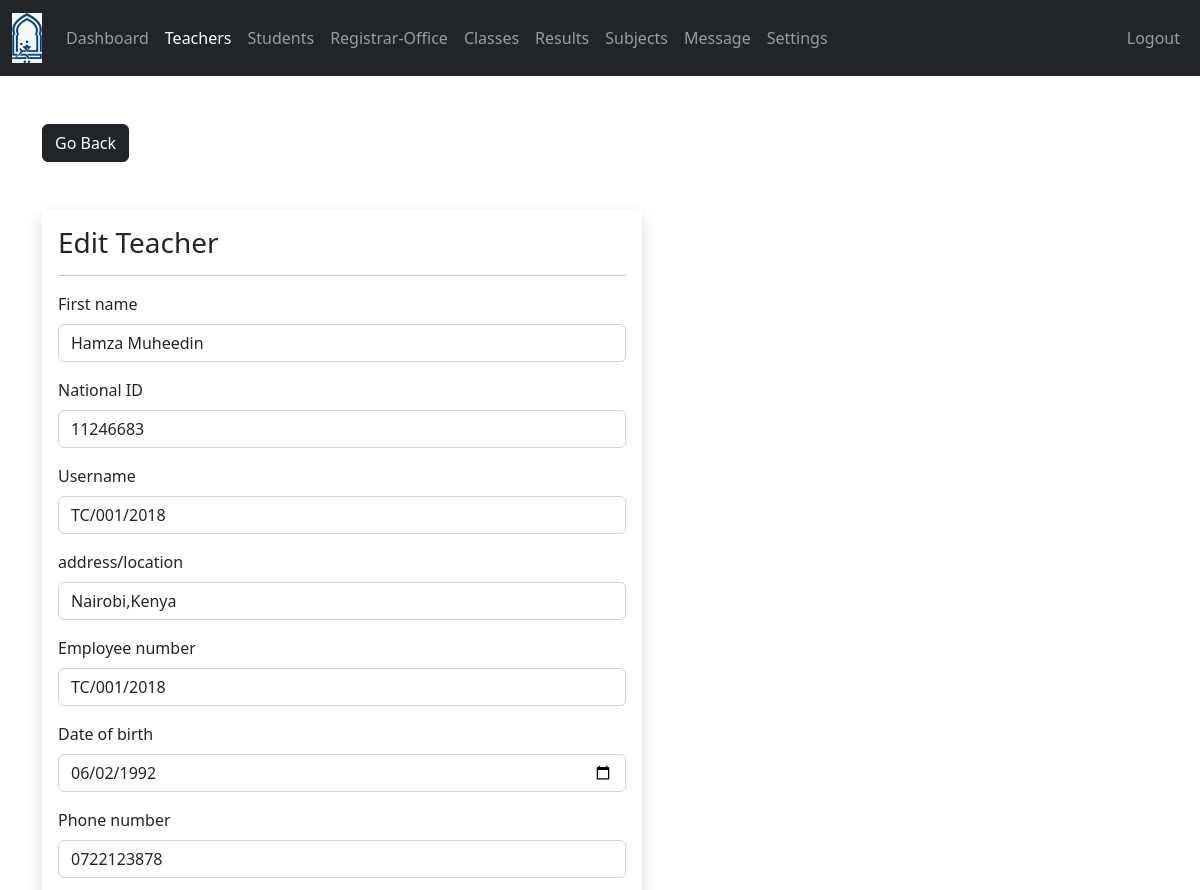
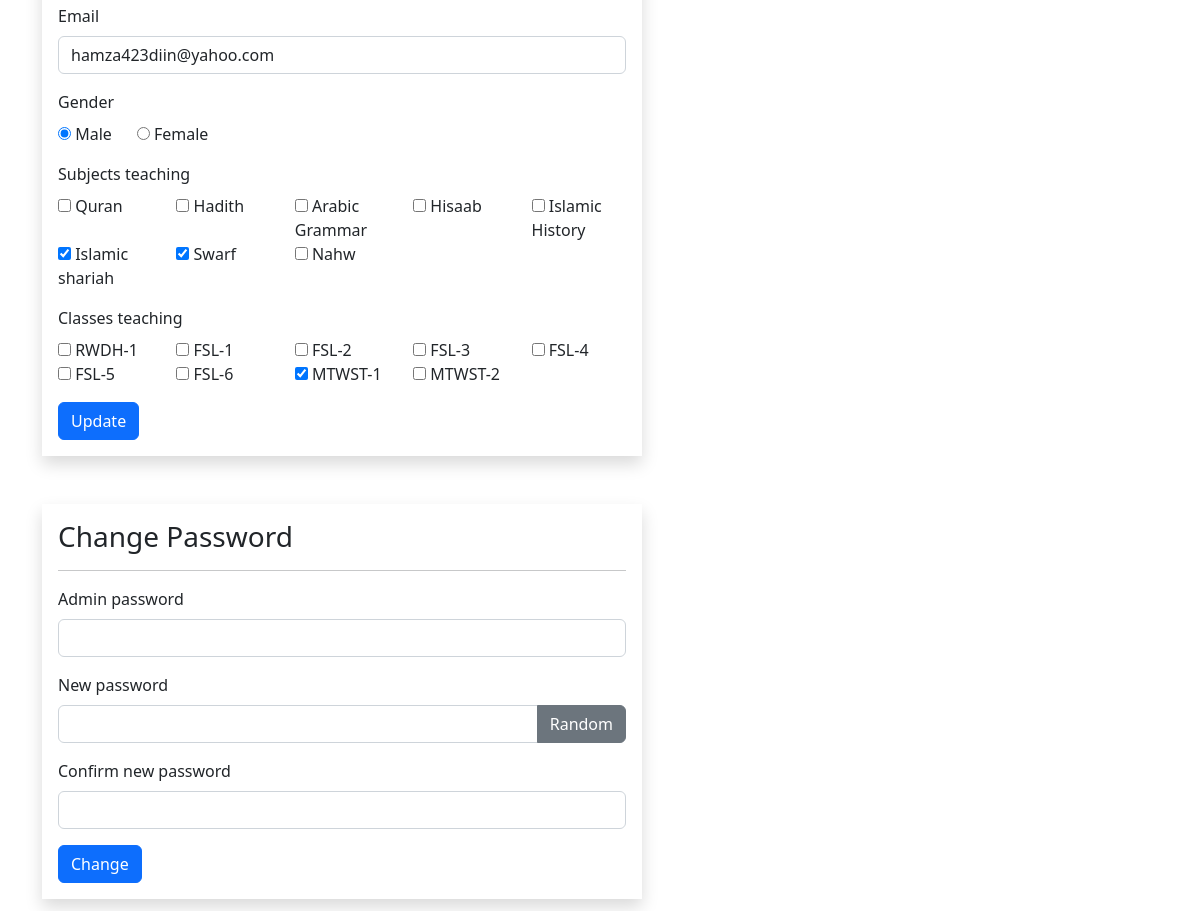
Page /admin/teacher-edit.php?teacher_id=1 (signed in) on the committed database (2 pictures, top to bottom).
### tables this page shows
CREATE TABLE `teachers` (
  `teacher_id` int(11) NOT NULL,
  `username` varchar(127) NOT NULL,
  `password` varchar(255) NOT NULL,
  `grades` varchar(31) NOT NULL,
  `fname` varchar(127) NOT NULL,
  `national_id` varchar(100) DEFAULT NULL,
  `subjects` varchar(31) NOT NULL,
  `address` varchar(50) NOT NULL,
  `employee_number` varchar(50) DEFAULT NULL,
  `date_of_birth` date DEFAULT NULL,
  `phone_number` varchar(31) NOT NULL,
  `gender` varchar(7) NOT NULL,
  `email_address` varchar(255) NOT NULL,
  `date_of_joined` datetime NOT NULL DEFAULT current_timestamp()
);

CREATE TABLE `subjects` (
  `subject_id` int(11) NOT NULL,
  `subject` varchar(31) NOT NULL,
  `subject_code` varchar(31) NOT NULL,
  `grade` varchar(50) NOT NULL
);

CREATE TABLE `grades` (
  `grade_id` int(11) NOT NULL,
  `grade` varchar(31) NOT NULL,
  `grade_code` varchar(7) NOT NULL
);

### admin/data/teacher.php (called while the page is built, shortened)
<?php
function getTeacherById($teacher_id, $conn){
   $sql = "SELECT * FROM teachers
           WHERE teacher_id=?";
   $stmt = $conn->prepare($sql);
   $stmt->execute([$teacher_id]);
   if ($stmt->rowCount() == 1) {
     $teacher = $stmt->fetch();
     return $teacher;
   }else {
    return 0;
   }
}

### admin/data/subject.php (called while the page is built, shortened)
<?php
function getAllSubjects($conn){
   $sql = "SELECT * FROM subjects";
   $stmt = $conn->prepare($sql);
   $stmt->execute();
   if ($stmt->rowCount() >= 1) {
     $subjects = $stmt->fetchAll();
     return $subjects;
   }else {
   	return 0;
   }
}
 ?>

### admin/data/grade.php (called while the page is built, shortened)
<?php
function getAllGrades($conn){
   $sql = "SELECT * FROM grades";
   $stmt = $conn->prepare($sql);
   $stmt->execute();
   if ($stmt->rowCount() >= 1) {
     $grades = $stmt->fetchAll();
     return $grades;
   }else {
    return 0;
   }
}

### admin/teacher-edit.php (the view, shortened to what this page needs)
<?php
if (isset($_SESSION['admin_id']) &&
    isset($_SESSION['role'])     &&
    isset($_GET['teacher_id'])) {
    if ($_SESSION['role'] == 'Admin') {
       include "../DB_connection.php";
       include "data/subject.php";
       include "data/grade.php";
       include "data/class.php";
       include "data/teacher.php";
       $subjects = getAllSubjects($conn);
       $grades = getAllGrades($conn);
       $teacher_id = $_GET['teacher_id'];
       $teacher = getTeacherById($teacher_id, $conn);
 ?>
<!DOCTYPE html>
<html lang="en">
<head>
	<link rel="stylesheet" href="https://cdn.jsdelivr.net/npm/bootstrap@5.2.0/dist/css/bootstrap.min.css">
	<link rel="stylesheet" href="../css/style.css">
  <link rel="stylesheet" href="https://cdnjs.cloudflare.com/ajax/libs/font-awesome/4.7.0/css/font-awesome.min.css">
</head>
<body>
    <?php
        include "inc/navbar.php";
     ?>
     <div class="container mt-5">
        <a href="teacher.php"
           class="btn btn-dark">Go Back</a>
        <form method="post"
              class="shadow p-3 mt-5 form-w"
              action="req/teacher-edit.php">
        <h3>Edit Teacher</h3><hr>
        <div class="mb-3">
          <label class="form-label">First name</label>
          <input type="text"
                 class="form-control"
                 value="<?=$teacher['fname']?>"
                 name="fname">
        </div>
        <div class="mb-3">
          <label class="form-label">National ID</label>
          <input type="text"
                 class="form-control"
                 value="<?=$teacher['national_id']?>"
                 name="lname">
        </div>
        <div class="mb-3">
          <label class="form-label">Username</label>
          <input type="text"
                 class="form-control"
                 value="<?=$teacher['username']?>"
                 name="username">
        </div>
        <div class="mb-3">
          <label class="form-label">address/location</label>
          <input type="text"
                 class="form-control"
                 value="<?=$teacher['address']?>"
                 name="address">
        </div>
        <div class="mb-3">
          <label class="form-label">Employee number</label>
          <input type="text"
                 class="form-control"
                 value="<?=$teacher['employee_number']?>"
                 name="employee_number">
        </div>
        <div class="mb-3">
          <label class="form-label">Date of birth</label>
          <input type="date"
                 class="form-control"
                 value="<?=$teacher['date_of_birth']?>"
                 name="date_of_birth">
        </div>
        <div class="mb-3">
          <label class="form-label">Phone number</label>
          <input type="text"
                 class="form-control"
                 value="<?=$teacher['phone_number']?>"
                 name="phone_number">
        </div>
        <div class="mb-3">
          <label class="form-label">Email</label>
          <input type="text"
                 class="form-control"
                 value="<?=$teacher['email_address']?>"
                 name="email_address">
        </div>
        <div class="mb-3">
          <label class="form-label">Gender</label><br>
          <input type="radio"
                 value="Male"
                 <?php if($teacher['gender'] == 'Male') echo 'checked';  ?>
                 name="gender"> Male
                 &nbsp;&nbsp;&nbsp;&nbsp;
          <input type="radio"
                 value="Female"
                 <?php if($teacher['gender'] == 'Female') echo 'checked';  ?>
                 name="gender"> Female
        </div>
        <div class="mb-3">
          <label class="form-label">Subjects teaching</label>
          <div class="row row-cols-5">
            <?php
            $subject_ids = str_split(trim($teacher['subjects']));
            foreach ($subjects as $subject){
              $checked =0;
              foreach ($subject_ids as $subject_id ) {
                if ($subject_id == $subject['subject_id']) {
                   $checked =1;
                }
              }
            ?>
            <div class="col">
              <input type="checkbox"
                     name="subjects[]"
                     <?php if($checked) echo "checked"; ?>
                     value="<?=$subject['subject_id']?>">
                     <?=$subject['subject']?>
            </div>
            <?php } ?>
          </div>
        </div>
        <div class="mb-3">
                <label class="form-label">Classes teaching</label>
            <div class="row row-cols-5">
                <?php
                    $grade_ids = str_split(trim($teacher['grades']));
                     foreach ($grades as $grade){
                        $checked = 0;
                        foreach ($grade_ids as $grade_id){
                            if ($grade_id == $grade['grade_id']){
                                $checked = 1;
                            }
                        }
                    ?>
                <div class="col">
                <input type="checkbox" name="grades[]"
                <?php if ($checked) echo "checked"; ?>
                value="<?=$grade['grade_id']?>">
                <?=$grade['grade_code']?>-<?=$grade['grade']?>
                </div>
                <?php } ?>
            </div>
        </div>
      <button type="submit"
              class="btn btn-primary">
              Update</button>
     </form>
     <form method="post"
              class="shadow p-3 my-5 form-w"
              action="req/teacher-change.php"
              id="change_password">
        <h3>Change Password</h3><hr>
       <div class="mb-3">
            <div class="mb-3">
            <label class="form-label">Admin password</label>
                <input type="password"
                       class="form-control"
                       name="admin_pass">
          </div>
            <label class="form-label">New password </label>
            <div class="input-group mb-3">
                <input type="text"
                       class="form-control"
                       name="new_pass"
                       id="passInput">
                <button class="btn btn-secondary"
                        id="gBtn">
                        Random</button>
            </div>
          </div>
          <div class="mb-3">
            <label class="form-label">Confirm new password  </label>
                <input type="text"
                       class="form-control"
                       name="c_new_pass"
                       id="passInput2">
          </div>
          <button type="submit"
              class="btn btn-primary">
              Change</button>
        </form>
     </div>
</body>
</html>
<?php
  }else {
    header("Location: teacher.php");
    exit;
  }
}else {
	header("Location: teacher.php");
	exit;
}
?>

### css/style.css (style rules this page uses)
.form-w { max-width: 600px; width: 100%; }

### rows in the picture
teachers: fname "Hamza Muheedin", lname "11246683", username "TC/001/2018", address "Nairobi,Kenya", employee_number "TC/001/2018", date_of_birth "06/02/1992", phone_number "0722123878", email_address "hamza423diin@yahoo.com", gender "☑", subjects "☑", grades "☑"
subjects: subject "Quran"
subjects: subject "Hadith"
subjects: subject "Arabic Grammar"
subjects: subject "Hisaab"
subjects: subject "Islamic History"
subjects: subject "Islamic shariah"
subjects: subject "Swarf"
subjects: subject "Nahw"
grades: grade_code "RWDH", grade "1"
grades: grade_code "FSL", grade "1"
grades: grade_code "FSL", grade "2"
grades: grade_code "FSL", grade "3"
grades: grade_code "FSL", grade "4"
grades: grade_code "FSL", grade "5"
grades: grade_code "FSL", grade "6"
grades: grade_code "MTWST", grade "1"
grades: grade_code "MTWST", grade "2"
